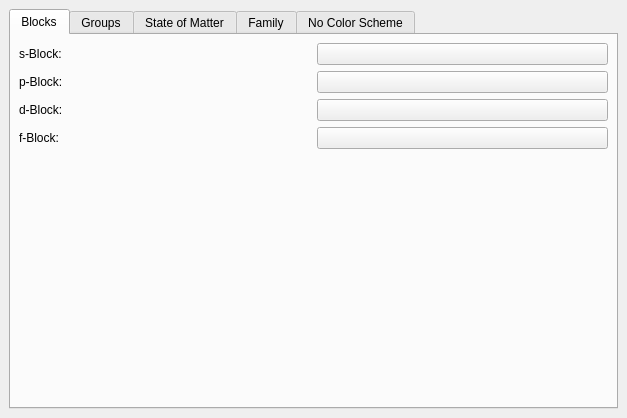
<?xml version="1.0" encoding="UTF-8"?>
<ui version="4.0">
 <class>setupColors</class>
 <widget class="QWidget" name="setupColors">
  <property name="geometry">
   <rect>
    <x>0</x>
    <y>0</y>
    <width>627</width>
    <height>418</height>
   </rect>
  </property>
  <layout class="QVBoxLayout">
   <property name="spacing">
    <number>6</number>
   </property>
   <property name="margin">
    <number>9</number>
   </property>
   <item>
    <widget class="KTabWidget" name="dfgdfg">
     <property name="currentIndex">
      <number>0</number>
     </property>
     <widget class="QWidget" name="tabBlocks">
      <attribute name="title">
       <string>Blocks</string>
      </attribute>
      <layout class="QVBoxLayout">
       <property name="spacing">
        <number>6</number>
       </property>
       <property name="margin">
        <number>8</number>
       </property>
       <item>
        <layout class="QHBoxLayout">
         <property name="spacing">
          <number>6</number>
         </property>
         <property name="margin">
          <number>0</number>
         </property>
         <item>
          <widget class="QLabel" name="textLabel13">
           <property name="text">
            <string>s-Block:</string>
           </property>
          </widget>
         </item>
         <item>
          <widget class="KColorButton" name="kcfg_block_s"/>
         </item>
        </layout>
       </item>
       <item>
        <layout class="QHBoxLayout">
         <property name="spacing">
          <number>6</number>
         </property>
         <property name="margin">
          <number>0</number>
         </property>
         <item>
          <widget class="QLabel" name="textLabel14">
           <property name="text">
            <string>p-Block:</string>
           </property>
          </widget>
         </item>
         <item>
          <widget class="KColorButton" name="kcfg_block_p"/>
         </item>
        </layout>
       </item>
       <item>
        <layout class="QHBoxLayout">
         <property name="spacing">
          <number>6</number>
         </property>
         <property name="margin">
          <number>0</number>
         </property>
         <item>
          <widget class="QLabel" name="textLabel15">
           <property name="text">
            <string>d-Block:</string>
           </property>
          </widget>
         </item>
         <item>
          <widget class="KColorButton" name="kcfg_block_d"/>
         </item>
        </layout>
       </item>
       <item>
        <layout class="QHBoxLayout">
         <property name="spacing">
          <number>6</number>
         </property>
         <property name="margin">
          <number>0</number>
         </property>
         <item>
          <widget class="QLabel" name="textLabel16">
           <property name="text">
            <string>f-Block:</string>
           </property>
          </widget>
         </item>
         <item>
          <widget class="KColorButton" name="kcfg_block_f"/>
         </item>
        </layout>
       </item>
       <item>
        <spacer>
         <property name="orientation">
          <enum>Qt::Vertical</enum>
         </property>
         <property name="sizeHint" stdset="0">
          <size>
           <width>20</width>
           <height>40</height>
          </size>
         </property>
        </spacer>
       </item>
      </layout>
     </widget>
     <widget class="QWidget" name="tabGroups">
      <attribute name="title">
       <string>Groups</string>
      </attribute>
      <layout class="QVBoxLayout">
       <property name="spacing">
        <number>6</number>
       </property>
       <property name="margin">
        <number>8</number>
       </property>
       <item>
        <layout class="QHBoxLayout">
         <property name="spacing">
          <number>6</number>
         </property>
         <property name="margin">
          <number>0</number>
         </property>
         <item>
          <widget class="QLabel" name="textLabel2_2_2">
           <property name="text">
            <string>Group 1:</string>
           </property>
          </widget>
         </item>
         <item>
          <widget class="KColorButton" name="kcfg_group_1"/>
         </item>
        </layout>
       </item>
       <item>
        <layout class="QHBoxLayout">
         <property name="spacing">
          <number>6</number>
         </property>
         <property name="margin">
          <number>0</number>
         </property>
         <item>
          <widget class="QLabel" name="textLabel8">
           <property name="text">
            <string>Group 2:</string>
           </property>
          </widget>
         </item>
         <item>
          <widget class="KColorButton" name="kcfg_group_2"/>
         </item>
        </layout>
       </item>
       <item>
        <layout class="QHBoxLayout">
         <property name="spacing">
          <number>6</number>
         </property>
         <property name="margin">
          <number>0</number>
         </property>
         <item>
          <widget class="QLabel" name="textLabel7">
           <property name="text">
            <string>Group 3:</string>
           </property>
          </widget>
         </item>
         <item>
          <widget class="KColorButton" name="kcfg_group_3"/>
         </item>
        </layout>
       </item>
       <item>
        <layout class="QHBoxLayout">
         <property name="spacing">
          <number>6</number>
         </property>
         <property name="margin">
          <number>0</number>
         </property>
         <item>
          <widget class="QLabel" name="textLabel6">
           <property name="text">
            <string>Group 4:</string>
           </property>
          </widget>
         </item>
         <item>
          <widget class="KColorButton" name="kcfg_group_4"/>
         </item>
        </layout>
       </item>
       <item>
        <layout class="QHBoxLayout">
         <property name="spacing">
          <number>6</number>
         </property>
         <property name="margin">
          <number>0</number>
         </property>
         <item>
          <widget class="QLabel" name="textLabel5_2">
           <property name="text">
            <string>Group 5:</string>
           </property>
          </widget>
         </item>
         <item>
          <widget class="KColorButton" name="kcfg_group_5"/>
         </item>
        </layout>
       </item>
       <item>
        <layout class="QHBoxLayout">
         <property name="spacing">
          <number>6</number>
         </property>
         <property name="margin">
          <number>0</number>
         </property>
         <item>
          <widget class="QLabel" name="textLabel4_2">
           <property name="text">
            <string>Group 6:</string>
           </property>
          </widget>
         </item>
         <item>
          <widget class="KColorButton" name="kcfg_group_6"/>
         </item>
        </layout>
       </item>
       <item>
        <layout class="QHBoxLayout">
         <property name="spacing">
          <number>6</number>
         </property>
         <property name="margin">
          <number>0</number>
         </property>
         <item>
          <widget class="QLabel" name="textLabel3_2">
           <property name="text">
            <string>Group 7:</string>
           </property>
          </widget>
         </item>
         <item>
          <widget class="KColorButton" name="kcfg_group_7"/>
         </item>
        </layout>
       </item>
       <item>
        <layout class="QHBoxLayout">
         <property name="spacing">
          <number>6</number>
         </property>
         <property name="margin">
          <number>0</number>
         </property>
         <item>
          <widget class="QLabel" name="textLabel2_2">
           <property name="text">
            <string>Group 8:</string>
           </property>
          </widget>
         </item>
         <item>
          <widget class="KColorButton" name="kcfg_group_8"/>
         </item>
        </layout>
       </item>
       <item>
        <spacer>
         <property name="orientation">
          <enum>Qt::Vertical</enum>
         </property>
         <property name="sizeHint" stdset="0">
          <size>
           <width>20</width>
           <height>40</height>
          </size>
         </property>
        </spacer>
       </item>
      </layout>
     </widget>
     <widget class="QWidget" name="tabStateOfMatter">
      <attribute name="title">
       <string>State of Matter</string>
      </attribute>
      <layout class="QVBoxLayout">
       <property name="spacing">
        <number>6</number>
       </property>
       <property name="margin">
        <number>8</number>
       </property>
       <item>
        <layout class="QHBoxLayout">
         <property name="spacing">
          <number>6</number>
         </property>
         <property name="margin">
          <number>0</number>
         </property>
         <item>
          <widget class="QLabel" name="textLabel1">
           <property name="text">
            <string>Solid:</string>
           </property>
          </widget>
         </item>
         <item>
          <widget class="KColorButton" name="kcfg_color_solid"/>
         </item>
        </layout>
       </item>
       <item>
        <layout class="QHBoxLayout">
         <property name="spacing">
          <number>6</number>
         </property>
         <property name="margin">
          <number>0</number>
         </property>
         <item>
          <widget class="QLabel" name="textLabel2">
           <property name="text">
            <string>Liquid:</string>
           </property>
          </widget>
         </item>
         <item>
          <widget class="KColorButton" name="kcfg_color_liquid"/>
         </item>
        </layout>
       </item>
       <item>
        <layout class="QHBoxLayout">
         <property name="spacing">
          <number>6</number>
         </property>
         <property name="margin">
          <number>0</number>
         </property>
         <item>
          <widget class="QLabel" name="textLabel3">
           <property name="text">
            <string>Vaporous:</string>
           </property>
          </widget>
         </item>
         <item>
          <widget class="KColorButton" name="kcfg_color_vapor"/>
         </item>
        </layout>
       </item>
       <item>
        <spacer>
         <property name="orientation">
          <enum>Qt::Vertical</enum>
         </property>
         <property name="sizeHint" stdset="0">
          <size>
           <width>20</width>
           <height>40</height>
          </size>
         </property>
        </spacer>
       </item>
      </layout>
     </widget>
     <widget class="QWidget" name="tabFamily">
      <attribute name="title">
       <string>Family</string>
      </attribute>
      <layout class="QVBoxLayout">
       <property name="spacing">
        <number>6</number>
       </property>
       <property name="margin">
        <number>8</number>
       </property>
       <item>
        <layout class="QHBoxLayout">
         <property name="spacing">
          <number>6</number>
         </property>
         <property name="margin">
          <number>0</number>
         </property>
         <item>
          <widget class="QLabel" name="textLabel2_2_2_2">
           <property name="text">
            <string>Alkali metals:</string>
           </property>
          </widget>
         </item>
         <item>
          <widget class="KColorButton" name="kcfg_alkalie"/>
         </item>
        </layout>
       </item>
       <item>
        <layout class="QHBoxLayout">
         <property name="spacing">
          <number>6</number>
         </property>
         <property name="margin">
          <number>0</number>
         </property>
         <item>
          <widget class="QLabel" name="textLabel8_2">
           <property name="text">
            <string>Rare earth:</string>
           </property>
          </widget>
         </item>
         <item>
          <widget class="KColorButton" name="kcfg_rare"/>
         </item>
        </layout>
       </item>
       <item>
        <layout class="QHBoxLayout">
         <property name="spacing">
          <number>6</number>
         </property>
         <property name="margin">
          <number>0</number>
         </property>
         <item>
          <widget class="QLabel" name="textLabel7_2">
           <property name="text">
            <string>Non-metals:</string>
           </property>
          </widget>
         </item>
         <item>
          <widget class="KColorButton" name="kcfg_nonmetal"/>
         </item>
        </layout>
       </item>
       <item>
        <layout class="QHBoxLayout">
         <property name="spacing">
          <number>6</number>
         </property>
         <property name="margin">
          <number>0</number>
         </property>
         <item>
          <widget class="QLabel" name="textLabel6_2">
           <property name="text">
            <string>Alkaline earth metals:</string>
           </property>
          </widget>
         </item>
         <item>
          <widget class="KColorButton" name="kcfg_alkaline"/>
         </item>
        </layout>
       </item>
       <item>
        <layout class="QHBoxLayout">
         <property name="spacing">
          <number>6</number>
         </property>
         <property name="margin">
          <number>0</number>
         </property>
         <item>
          <widget class="QLabel" name="textLabel5_2_2">
           <property name="text">
            <string>Other metals:</string>
           </property>
          </widget>
         </item>
         <item>
          <widget class="KColorButton" name="kcfg_other_metal"/>
         </item>
        </layout>
       </item>
       <item>
        <layout class="QHBoxLayout">
         <property name="spacing">
          <number>6</number>
         </property>
         <property name="margin">
          <number>0</number>
         </property>
         <item>
          <widget class="QLabel" name="textLabel4_2_2">
           <property name="text">
            <string>Halogens:</string>
           </property>
          </widget>
         </item>
         <item>
          <widget class="KColorButton" name="kcfg_halogene"/>
         </item>
        </layout>
       </item>
       <item>
        <layout class="QHBoxLayout">
         <property name="spacing">
          <number>6</number>
         </property>
         <property name="margin">
          <number>0</number>
         </property>
         <item>
          <widget class="QLabel" name="textLabel3_2_2">
           <property name="text">
            <string>Transition metals:</string>
           </property>
          </widget>
         </item>
         <item>
          <widget class="KColorButton" name="kcfg_transition"/>
         </item>
        </layout>
       </item>
       <item>
        <layout class="QHBoxLayout">
         <property name="spacing">
          <number>6</number>
         </property>
         <property name="margin">
          <number>0</number>
         </property>
         <item>
          <widget class="QLabel" name="textLabel2_2_3">
           <property name="text">
            <string>Noble gases:</string>
           </property>
          </widget>
         </item>
         <item>
          <widget class="KColorButton" name="kcfg_noble_gas"/>
         </item>
        </layout>
       </item>
       <item>
        <layout class="QHBoxLayout">
         <property name="spacing">
          <number>6</number>
         </property>
         <property name="margin">
          <number>0</number>
         </property>
         <item>
          <widget class="QLabel" name="textLabel2_2_3_2">
           <property name="text">
            <string>Metalloids:</string>
           </property>
          </widget>
         </item>
         <item>
          <widget class="KColorButton" name="kcfg_metalloid"/>
         </item>
        </layout>
       </item>
       <item>
        <spacer>
         <property name="orientation">
          <enum>Qt::Vertical</enum>
         </property>
         <property name="sizeHint" stdset="0">
          <size>
           <width>20</width>
           <height>40</height>
          </size>
         </property>
        </spacer>
       </item>
      </layout>
     </widget>
     <widget class="QWidget" name="tabNoColor">
      <attribute name="title">
       <string>No Color Scheme</string>
      </attribute>
      <layout class="QVBoxLayout">
       <property name="spacing">
        <number>6</number>
       </property>
       <property name="margin">
        <number>8</number>
       </property>
       <item>
        <layout class="QHBoxLayout">
         <property name="spacing">
          <number>6</number>
         </property>
         <property name="margin">
          <number>0</number>
         </property>
         <item>
          <widget class="QLabel" name="textLabel8_2_2">
           <property name="text">
            <string>All the elements:</string>
           </property>
          </widget>
         </item>
         <item>
          <widget class="KColorButton" name="kcfg_noscheme">
           <property name="toolTip">
            <string>This color will be used if no other scheme is selected</string>
           </property>
           <property name="whatsThis">
            <string>This color will be used if no other scheme is selected</string>
           </property>
          </widget>
         </item>
        </layout>
       </item>
       <item>
        <spacer>
         <property name="orientation">
          <enum>Qt::Vertical</enum>
         </property>
         <property name="sizeHint" stdset="0">
          <size>
           <width>20</width>
           <height>40</height>
          </size>
         </property>
        </spacer>
       </item>
      </layout>
     </widget>
    </widget>
   </item>
  </layout>
 </widget>
 <customwidgets>
  <customwidget>
   <class>KColorButton</class>
   <extends>QPushButton</extends>
   <header>kcolorbutton.h</header>
  </customwidget>
  <customwidget>
   <class>KTabWidget</class>
   <extends>QTabWidget</extends>
   <header>ktabwidget.h</header>
   <container>1</container>
  </customwidget>
 </customwidgets>
 <resources/>
 <connections/>
</ui>
